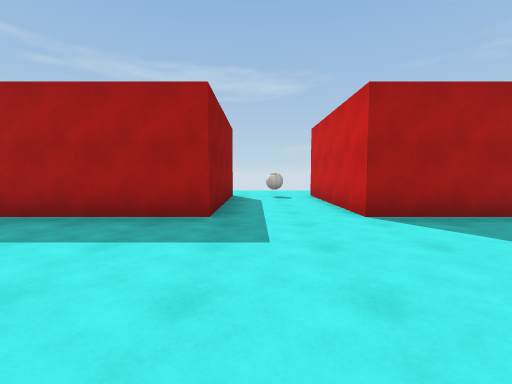
View 1 (above)

12 first-person views from a walk through a Unity game level. The camera is 1.3 m above the floor, tilts 4° down and sees 90° across. The floor is counted in squares, 2 m on a side. Each view is taken from the middle of a square. On the plan, view 1 faces up. The plan holds only what a view shows up to about 9 squares ahead; the rest is blank. The place goes on beyond the plan. The player character is not drawn. Surface patterns are stand-ins for the level's own textures.

View 2
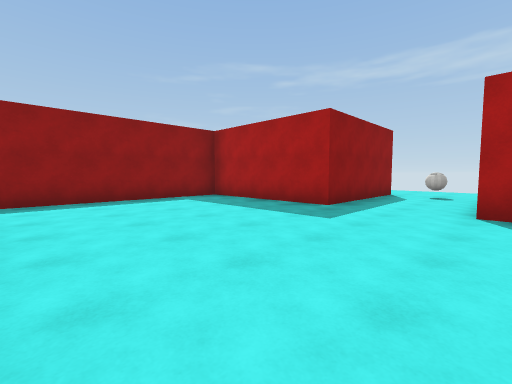

View 3
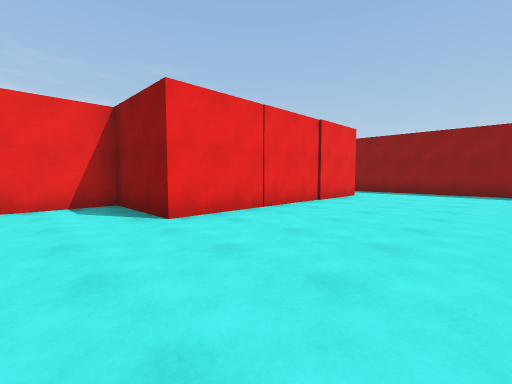

View 4
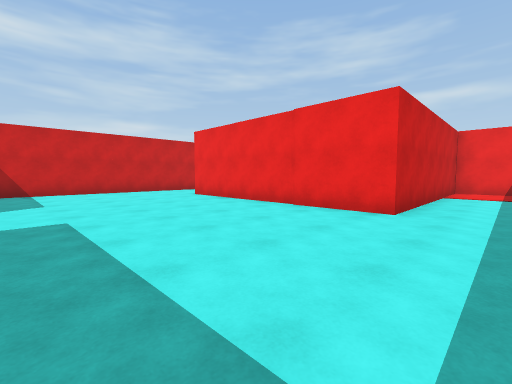

View 5
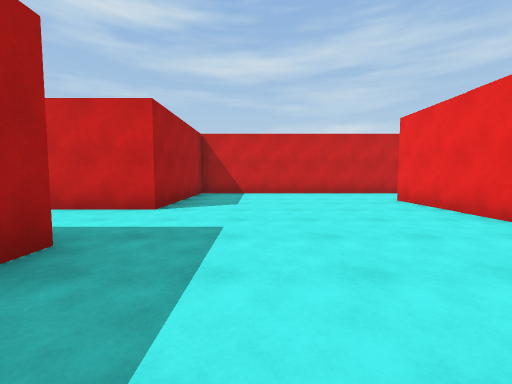

View 6
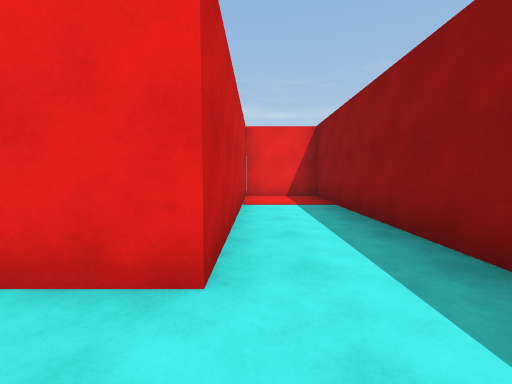

View 7
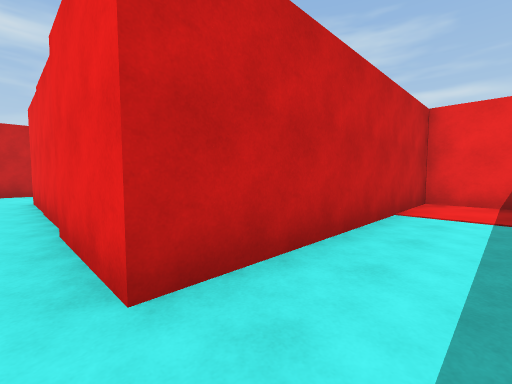

View 8
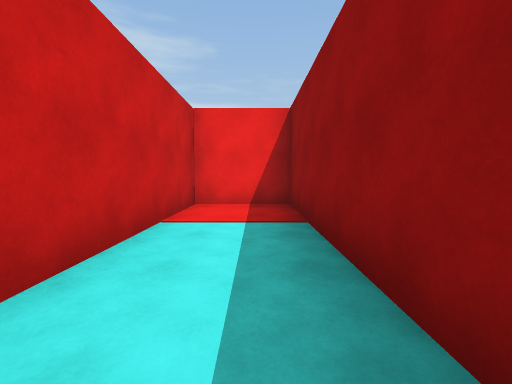

View 9
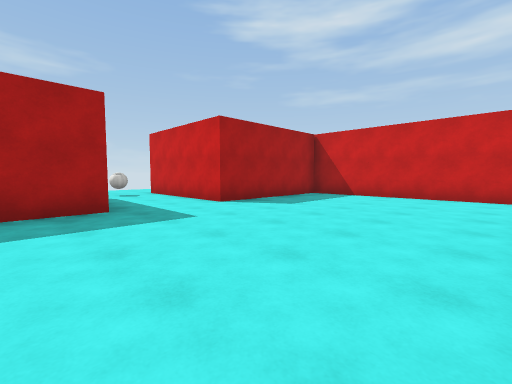

View 10
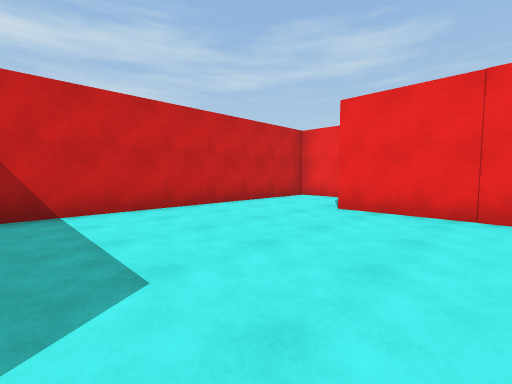

View 11
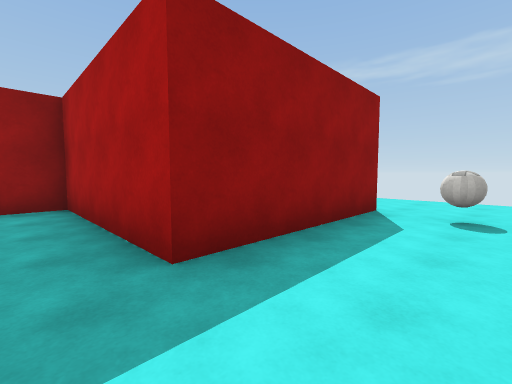

View 12
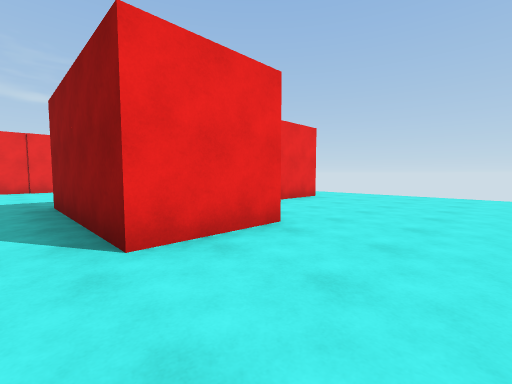

### Floor plan
Points are (right, up) in squares from view 1. A wall is a line through its corners. A room is listed if a view was taken in it or the views show most of it. See-through windows are left out.
Room 1 (views 1, 2, 3, 4, 5, 6, 7, 8, 9, 10, 11)
walls: (-0.7, 7.8) (-0.7, 3.8) (-4.7, 3.8) (-4.7, -7.4) (-2.7, -7.4) (-2.7, -1.4) (3.3, -1.4) (3.3, -3.8) (5.7, -3.8) (5.7, 3.8) (1.7, 3.8) (1.7, 7.8)
ways out: opening at (0.5, 7) to room 2
objects: ball (1, 7)
Room 2 (view 12)
walls: (-2.8, 7.8) (-0.7, 7.8); (-6.8, 5.8) (-5, 5.8)
ways out: opening at (0.5, 7) to room 1

Where each view was taken, in squares from view 1:
view 1: 0 up, 0 right, facing up
view 2: 1 down, 2 right, facing up-left
view 3: 2 up, 5 right, facing down-left
view 4: 3 up, 4 left, facing down-right
view 5: 2 up, 3 left, facing right
view 6: 0 up, 3 left, facing down
view 7: 1 down, 4 left, facing down-right
view 8: 2 down, 4 left, facing down
view 9: 1 down, 2 left, facing up-right
view 10: 3 up, 1 right, facing down-right
view 11: 3 up, 1 right, facing up-left
view 12: 10 up, 0 right, facing down-left
